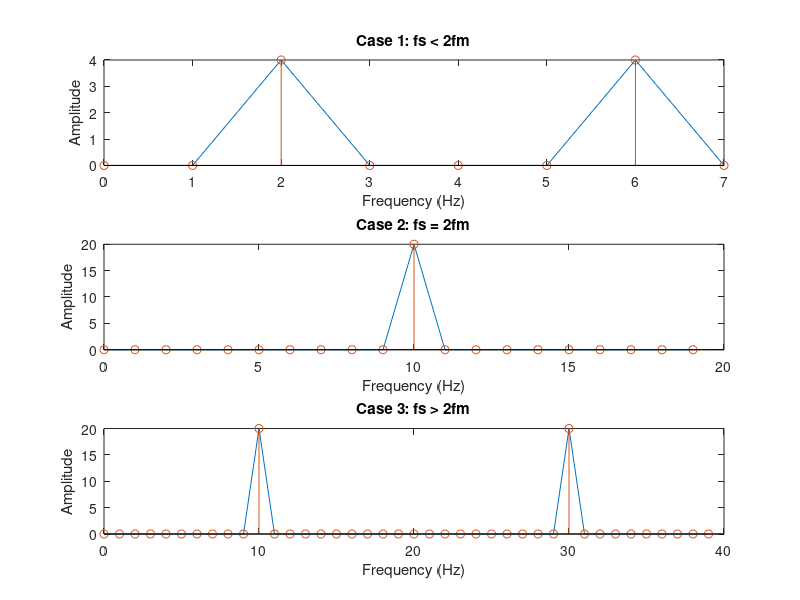

Source code (MATLAB):
clc; 
clear;
close all;

% Case-1: fs < 2fm
fs = 8; 
n1 = 0:1/fs:1-(1/fs); 
f = 10;
xn = cos(2*pi*f*n1); 
fx = 0:fs-1; 
xk = fft(xn); 

subplot(3,1,1);
plot(fx, abs(xk)) 
hold on 
stem(fx, abs(xk)) 
xlabel('Frequency (Hz)');
ylabel('Amplitude');
title('Case 1: fs < 2fm');

% Case-2: fs = 2fm
fs = 20; 
n1 = 0:1/fs:1-(1/fs); 
f = 10; 
xn = cos(2*pi*f*n1); 
fx = 0:fs-1; 
xk = fft(xn);

subplot(3,1,2);
plot(fx, abs(xk)) 
hold on 
stem(fx, abs(xk))
xlabel('Frequency (Hz)');
ylabel('Amplitude');
title('Case 2: fs = 2fm');

% Case 3: fs > 2fm
fs = 40; 
n1 = 0:1/fs:1-(1/fs); 
f = 10; 
xn = cos(2*pi*f*n1); 
fx = 0:fs-1; 
xk = fft(xn); 

subplot(3,1,3);
plot(fx, abs(xk));
hold on 
stem(fx, abs(xk));
xlabel('Frequency (Hz)');
ylabel('Amplitude');
title('Case 3: fs > 2fm');
